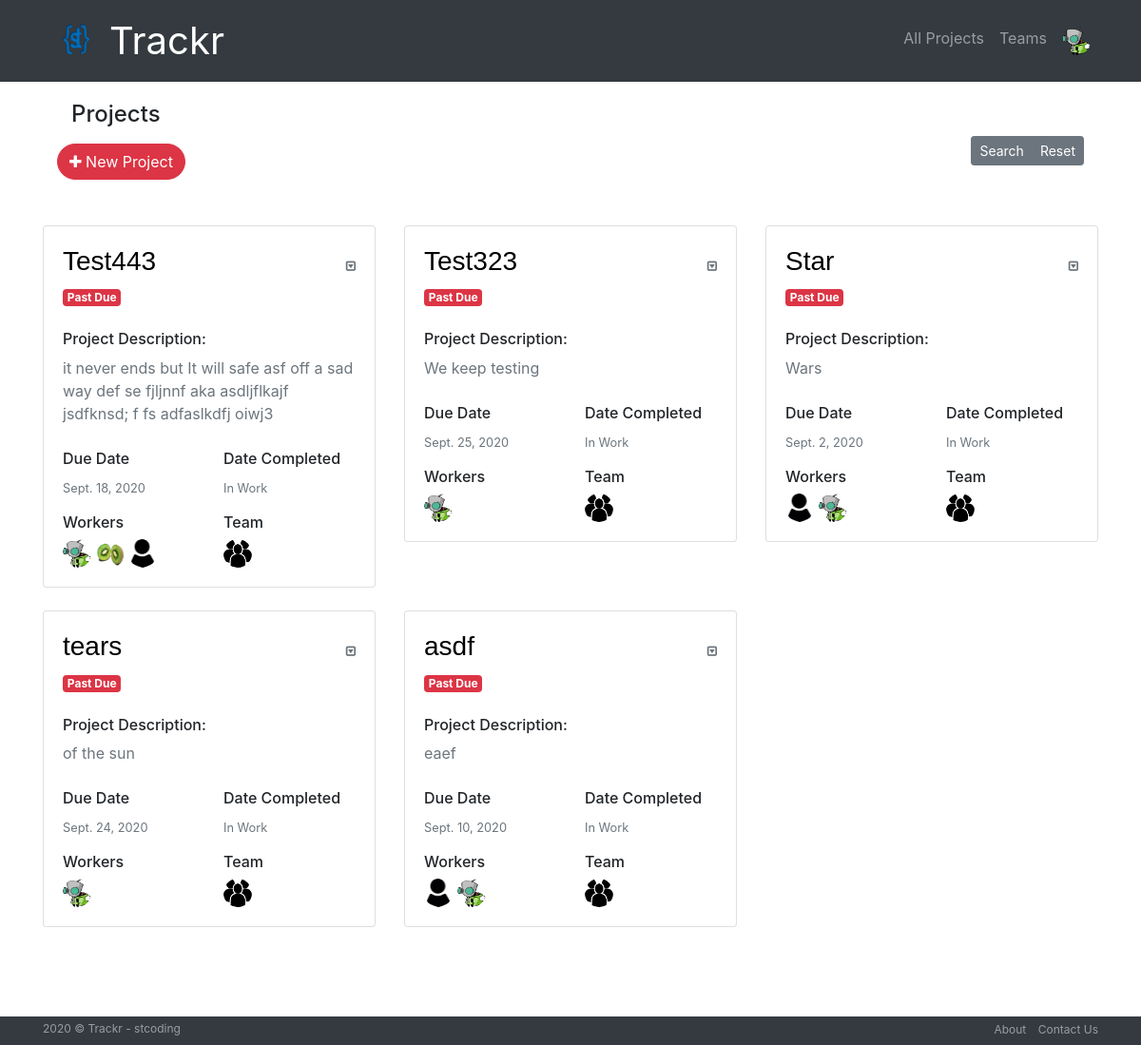
Screenshot of /projects/ (signed in) with the database file from the repository.
### accounts/models.py (models this page shows, shortened)
class UserProfile(models.Model):
    user = models.OneToOneField(User,null=True,on_delete=models.CASCADE)
    first_name = models.CharField(max_length=100,null=True)
    last_name = models.CharField(max_length=100,null=True)
    email = models.EmailField(max_length=254,null=True)
    phone = models.CharField(max_length=15,null=True)
    address = models.CharField(max_length=100,null=True)
    city = models.CharField(max_length=50,null=True)
    state = models.CharField(max_length=50,null=True)
    zip = models.CharField(max_length=10,null=True)
    profile_pic = models.ImageField(default="profile1.png", null=True, blank=True)
    is_manager = models.BooleanField(default=False,null=True)

### projects/models.py (models this page shows, shortened)
class Project(models.Model):
    id = models.AutoField(primary_key=True)
    project_name = models.CharField(max_length=256)
    workers = models.ManyToManyField(User,through='ProjectWorker')
    created_by = models.ForeignKey(User,related_name='created',null=True,on_delete=models.SET_NULL)
    description = models.TextField()
    created_at = models.DateTimeField(default=timezone.now)
    due_date = models.DateTimeField()
    status = models.CharField(max_length=20,choices=status)
    completed_on = models.DateTimeField(blank=True,null=True)
    team = models.ForeignKey(Team,related_name='projects',null=True,blank=True,on_delete=models.SET_NULL)
    def save(self,*args,**kwargs):
        super().save(*args,**kwargs)
    def checkStatus(self):
        today = date.today()
        dt = self.due_date.date()
        if dt < today:
            self.status = 'Past Due'
        self.save()
    class Meta():
        ordering = ['-created_at']

### teams/models.py (models this page shows, shortened)
class Team(models.Model):
    name = models.CharField(max_length=255, unique=True)
    slug = models.SlugField(allow_unicode=True, unique=True)
    description = models.TextField(blank=True, default='')
    description_html = models.TextField(editable=False, default='', blank=True)
    members = models.ManyToManyField(User,through="TeamMember")
    team_pic = models.ImageField(upload_to='images',default="team.png", null=True, blank=True)
    def __str__(self):
        return self.name
    class Meta:
        ordering = ["name"]

### projects/views.py (the view)
# urls.py: path('',views.projectList,name='all'),
@login_required
def projectList(request):
    projects = Project.objects.all()
    myFilter = ProjectFilter(request.GET, queryset=projects)
    projects = myFilter.qs
    for project in projects:
        project.checkStatus()
    context = {'projects':projects,'myFilter':myFilter}
    return render(request, 'projects/project_list.html',context)

### trackr/context-processor.py (called while the page is built)
def extras(request):
    if request.user.is_authenticated:
        profile= request.user.userprofile
        return {'profile':profile}
    else:
        return {}

### projects/templates/projects/project_list.html (shortened to what this page needs)
{% extends "projects/project_base.html" %}
{% load bootstrap %}
{% block proj_content %}
<div class="container-fluid">
  <div class="row">
    <div class="col">
      <div class="page-title-box">
        <h4>Projects</h4>
        </div>
      </div>
    </div>
  </div>
  <div class="mb-2 row">
    <div class="col-sm-3 mt-2">
      <a href="{% url 'projects:create' %}" class="btn-rounded mb-3 btn btn-danger" role="button">
          <span class="fa fa-plus"></span> New Project
      </a>
    </div>
    <div class="col-sm-9">
      <div class="text-sm-right">
        <div class="btn-group" role="group" aria-label="Basic example">
          <button type="button" class="btn btn-secondary btn-sm" data-toggle="modal" data-target="#searchModal">Search</button>
          <a href="{% url 'projects:all' %}" class="btn btn-secondary btn-sm" role="button" aria-pressed="true">Reset</a>
        </div>
      </div>
    </div>
  </div>
</div>
<br>
<div class="row">
{% for project in projects  %}
  <div class="col-sm-4">
    <div class="d-block card mb-4">
      <div class="card-body">
        <a href="{% url 'projects:detail' pk=project.pk %}" class='text-title'>
          <h3>{{ project.project_name }}
        </a>
          <div class="dropdown float-right">
            <a id="dropdownMenuButton" data-toggle="dropdown" aria-haspopup="true" aria-expanded="false" style="font-size:12px;">
              <i class="fa fa-caret-square-o-down text-muted" aria-hidden="true"></i>
            </a>
          </div>
        {% if project.status == 'Active' %}
          <div><span class="badge badge-pill badge-primary">{{project.status}}</span></div>
        {% elif project.status == 'Hold' %}
          <div><span class="badge badge-warning">{{project.status}}</span></div>
        {% elif project.status == 'Past Due' %}
          <div><span class="badge badge-danger">{{project.status}}</span></div>
        {% else %}
          <div><span class="badge badge-success">{{project.status}}</span></div>
        {% endif %}
        <br>
        <h6>Project Description:</h6>
        <p class='text-muted desc'>{{ project.description }}</p>
        <div class="row">
          <div class="col-sm-6">
            <div>
              <h6>Due Date</h6>
              <p><small class="text-muted">{{project.due_date.date}}</small></p>
            </div>
          </div>
          <div class="col-sm-6">
            <div>
              <h6>Date Completed</h6>
              {% if project.status == 'Complete' %}
                <p><small class="text-muted">{{project.completed_on.date}}</small></p>
              {% else %}
                <p><small class="text-muted">In Work</small></p>
              {% endif %}
            </div>
          </div>
        </div>
        <div class="row">
          <div class="col-sm-6">
            <div>
              <h6>Workers</h6>
              {% for worker in project.workers.all %}
                <a href="{% url 'projects:worker' pk=worker.pk %}" data-toggle='tooltip' data-pacement='top' class='d-inline-block' title="{{worker}}">
                  <img class="rounded-circle img-thumnail avatar-sm" src="{{worker.userprofile.profile_pic.url}}">
                </a>
              {% endfor %}
            </div>
          </div>
          <div class="col-sm-6">
            <div>
              <h6>Team</h6>
              {% if project.team != None %}
                <a href="{% url 'teams:single' slug=project.team|slugify %}" data-toggle='tooltip' data-pacement='top' title="{{project.team}}" class='d-inline-block'>
                  <img class="rounded-circle img-thumnail avatar-sm" src="{{project.team.team_pic.url}}">
                </a>
              {% else %}
                <img class="rounded-circle img-thumnail avatar-sm" src="/images/team.png">
              {% endif %}
            </div>
          </div>
        </div>
      </div>
    </div>
  </div>
{% endfor %}
</div>
{% endblock %}

### templates/base.html (shortened to what this page needs)
<!DOCTYPE html>
{% load static %}
<html lang="en" dir="ltr">
  <head>
    <link rel="stylesheet" href="https://stackpath.bootstrapcdn.com/bootstrap/4.5.2/css/bootstrap.min.css">
    <link rel='stylesheet' href="{% static 'css/master.css'%}"/>
    <link href="https://maxcdn.bootstrapcdn.com/font-awesome/4.7.0/css/font-awesome.min.css" rel="stylesheet">
  </head>
  <body>
    <nav class="navbar navbar-expand-lg navbar-dark bg-dark" role="navigation" id="navbar">
      <div class="container">
        <div class="navbar-nav align-items-center">
          <img src="/images/st_logo.png" width="70" height="70" alt="" loading="lazy">
          <a class="navbar-brand" href="{% url 'home' %}">Trackr</a>
        </div>
        <div class="navbar-nav ml-auto">
          {% if user.is_authenticated %}
            <a class="nav-item nav-link" href="{% url 'projects:all' %}" class="btn btn-simple">All Projects</a>
            <a class="nav-item nav-link" href="{% url 'teams:all' %}" class="btn btn-simple">Teams</a>
            <div class="dropdown">
              <a class="nav-link av" data-toggle="dropdown">
                <img class="profile-pic rounded-circle main-avatar-sm" src="{{profile.user.userprofile.profile_pic.url}}">
              </a>
            </div>
          {% else %}
            <a class="nav-item nav-link" href="{% url 'accounts:login' %}" class="btn btn-simple">Log in</a>
            <a class="nav-item nav-link" href="{% url 'accounts:register' %}" class="btn btn-simple">Register</a>
          {% endif %}
        </div>
      </div>
    </nav>
    <div class="container maindetail">
      {% block content %}{% endblock %}
    {% include "footer.html" %}
  </body>
</html>

### static/css/master.css (style rules this page uses)
.navbar-brand { font-size: 40px !important; }
.maindetail { margin-bottom: 100px; margin-top: 20px; }

### templates/base.html (style rules this page uses)
.main-avatar-sm { width:30px; height:30px; }
.av { outline: none; text-transform: none; }

### projects/templates/projects/project_list.html (style rules this page uses)
h3 { font-family: 'Merriweather Sans', sans-serif; }
.desc { padding-bottom: 10px; }
.avatar-sm { width:30px; height:30px; }
.dropdown { position: relative; display: inline-block; }
.btn-rounded { border-radius:2em; }
.text-title, .text-title:hover { color: #000; }

### rows the page displays
UserProfile: user.userprofile.profile_pic (picture)
Project: project_name "Test443", status "Past Due", description "it never ends but It will safe asf off a sad way def se fjljnnf aka asdljflkajf jsdfknsd; f fs adfaslkdfj oiwj3", due_date "Sept. 18, 2020", shows "In Work", team.team_pic (picture)
Project: project_name "Test323", status "Past Due", description "We keep testing", due_date "Sept. 25, 2020", shows "In Work"
Project: project_name "Star", status "Past Due", description "Wars", due_date "Sept. 2, 2020", shows "In Work", team.team_pic (picture)
Project: project_name "tears", status "Past Due", description "of the sun", due_date "Sept. 24, 2020", shows "In Work", team.team_pic (picture)
Project: project_name "asdf", status "Past Due", description "eaef", due_date "Sept. 10, 2020", shows "In Work", team.team_pic (picture)
